Frame 1 (no input): blank canvas, image omitted
Frame 60 (no input): blank canvas, image omitted
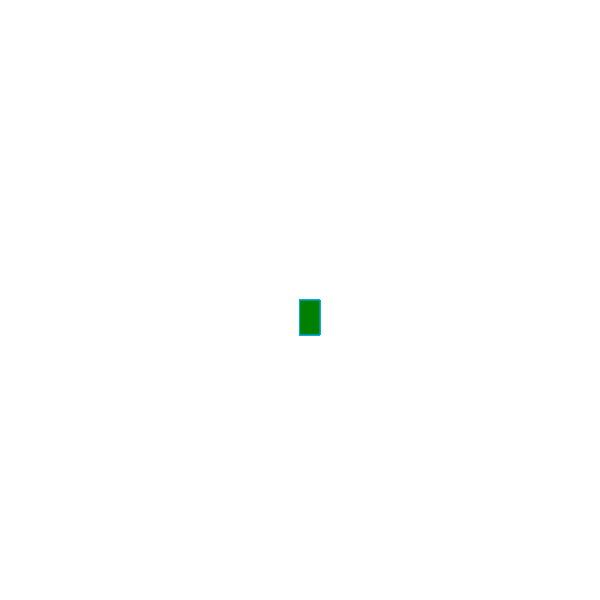
Frame 120 (the mouse pressed at the canvas centre since frame 60)

The p5.js sketch whose frames 1 and 60 were blank and that drew this single picture after the mouse press (run headless with seeded random() and noise() and a simulated clock; from frame 60 on, the mouse is pressed at the canvas centre):

// p5.js sketch
// ── sketch.js
function setup() {
    createCanvas (600, 600);
    background("white");
  }
  
  function draw(){
  
     stroke ("#03A9F4");
     fill ("green");
  
    // console.log(mouseIsPressed);
    
    if (mouseIsPressed){
      rect(mouseX, mouseY, 20, 35);
    }
  }
